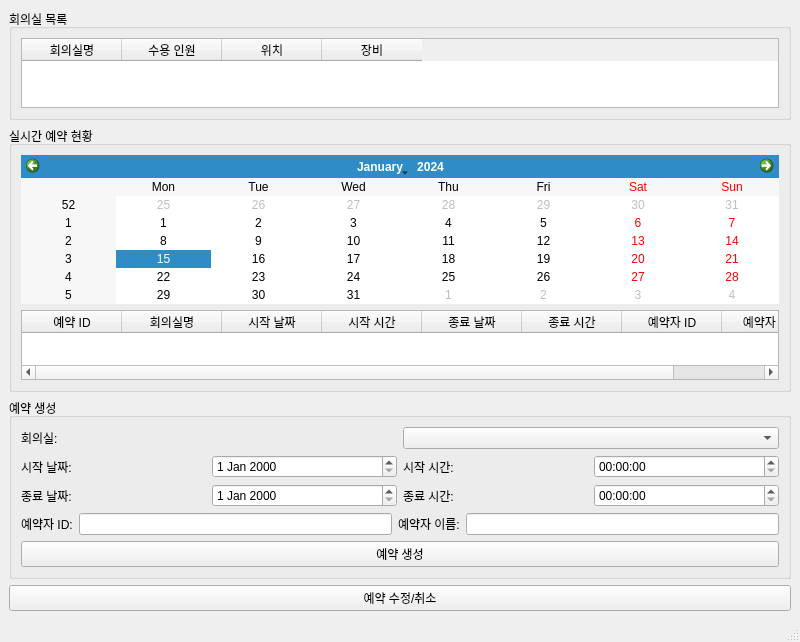
<?xml version="1.0" encoding="UTF-8"?>
<ui version="4.0">
 <class>ReservationWindow</class>
 <widget class="QMainWindow" name="ReservationWindow">
  <property name="geometry">
   <rect><x>0</x><y>0</y><width>800</width><height>600</height></rect>
  </property>
  <property name="windowTitle">
   <string>회의실 예약 관리</string>
  </property>
  <widget class="QWidget" name="centralwidget">
   <layout class="QVBoxLayout" name="verticalLayout">
    <item>
     <widget class="QGroupBox" name="roomListGroup">
      <property name="title">
       <string>회의실 목록</string>
      </property>
      <layout class="QVBoxLayout" name="verticalLayout_2">
       <item><widget class="QTableWidget" name="roomTable"><property name="columnCount"><number>4</number></property><column><property name="text"><string>회의실명</string></property></column><column><property name="text"><string>수용 인원</string></property></column><column><property name="text"><string>위치</string></property></column><column><property name="text"><string>장비</string></property></column></widget></item>
      </layout>
     </widget>
    </item>
    <item>
     <widget class="QGroupBox" name="reservationStatusGroup">
      <property name="title">
       <string>실시간 예약 현황</string>
      </property>
      <layout class="QVBoxLayout" name="verticalLayout_3">
       <item><widget class="QCalendarWidget" name="calendarView"/></item>
       <item><widget class="QTableWidget" name="reservationTable"><property name="columnCount"><number>8</number></property><column><property name="text"><string>예약 ID</string></property></column><column><property name="text"><string>회의실명</string></property></column><column><property name="text"><string>시작 날짜</string></property></column><column><property name="text"><string>시작 시간</string></property></column><column><property name="text"><string>종료 날짜</string></property></column><column><property name="text"><string>종료 시간</string></property></column><column><property name="text"><string>예약자 ID</string></property></column><column><property name="text"><string>예약자 이름</string></property></column></widget></item>
      </layout>
     </widget>
    </item>
    <item>
     <widget class="QGroupBox" name="createReservationGroup">
      <property name="title">
       <string>예약 생성</string>
      </property>
      <layout class="QVBoxLayout" name="verticalLayout_4">
       <item>
        <layout class="QHBoxLayout">
         <item><widget class="QLabel" name="roomLabel"><property name="text"><string>회의실:</string></property></widget></item>
         <item><widget class="QComboBox" name="roomComboBox"/></item>
        </layout>
       </item>
       <item>
        <layout class="QHBoxLayout" name="horizontalLayout_1">
         <item><widget class="QLabel" name="startingDateLabel"><property name="text"><string>시작 날짜:</string></property></widget></item>
         <item><widget class="QDateEdit" name="startingDateInput"/></item>
         <item><widget class="QLabel" name="startingTimeLabel"><property name="text"><string>시작 시간:</string></property></widget></item>
         <item><widget class="QTimeEdit" name="startingTimeInput"/></item>
        </layout>
       </item>
       <item>
        <layout class="QHBoxLayout" name="horizontalLayout_2">
         <item><widget class="QLabel" name="endingDateLabel"><property name="text"><string>종료 날짜:</string></property></widget></item>
         <item><widget class="QDateEdit" name="endingDateInput"/></item>
         <item><widget class="QLabel" name="endingTimeLabel"><property name="text"><string>종료 시간:</string></property></widget></item>
         <item><widget class="QTimeEdit" name="endingTimeInput"/></item>
        </layout>
       </item>
       <item>
        <layout class="QHBoxLayout" name="horizontalLayout_3">
         <item><widget class="QLabel" name="userIDLabel"><property name="text"><string>예약자 ID:</string></property></widget></item>
         <item><widget class="QLineEdit" name="userIDInput"/></item>
         <item><widget class="QLabel" name="userNameLabel"><property name="text"><string>예약자 이름:</string></property></widget></item>
         <item><widget class="QLineEdit" name="userNameInput"/></item>
        </layout>
       </item>
       <item><widget class="QPushButton" name="createBtn"><property name="text"><string>예약 생성</string></property></widget></item>
      </layout>
     </widget>
    </item>
    <item>
     <widget class="QPushButton" name="editCancelBtn">
      <property name="text">
       <string>예약 수정/취소</string>
      </property>
     </widget>
    </item>
   </layout>
  </widget>
  <widget class="QStatusBar" name="statusbar"/>
 </widget>
 <resources/>
 <connections/>
</ui>
